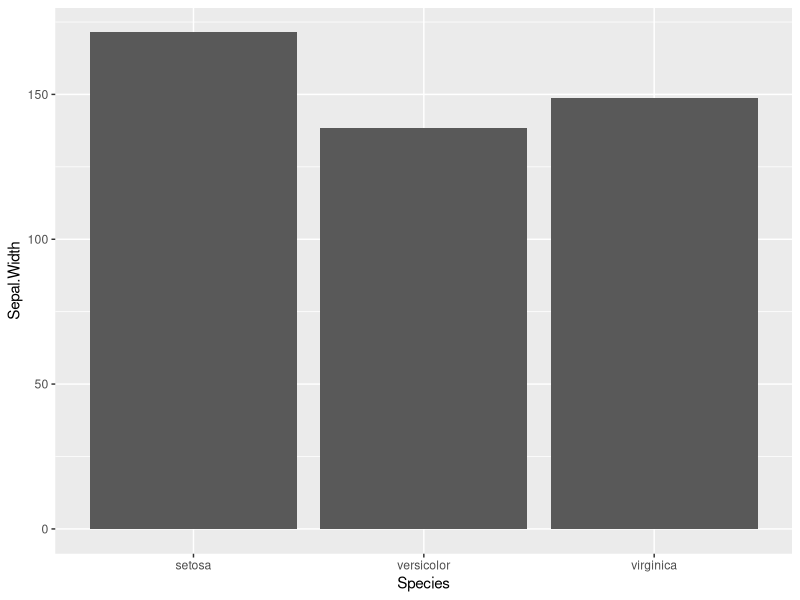
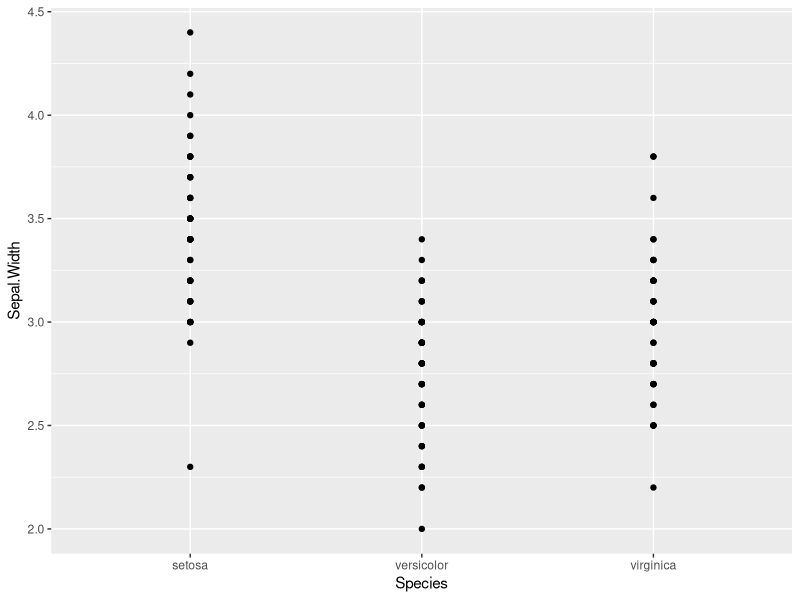
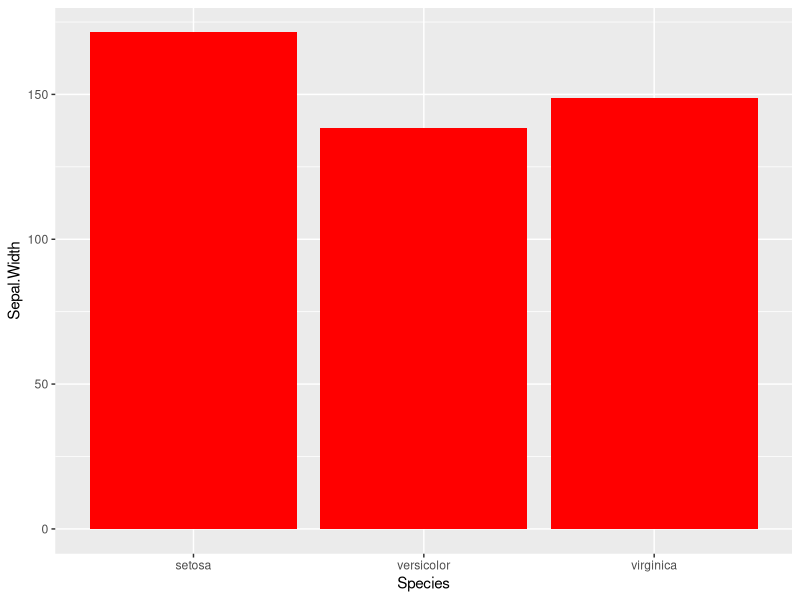
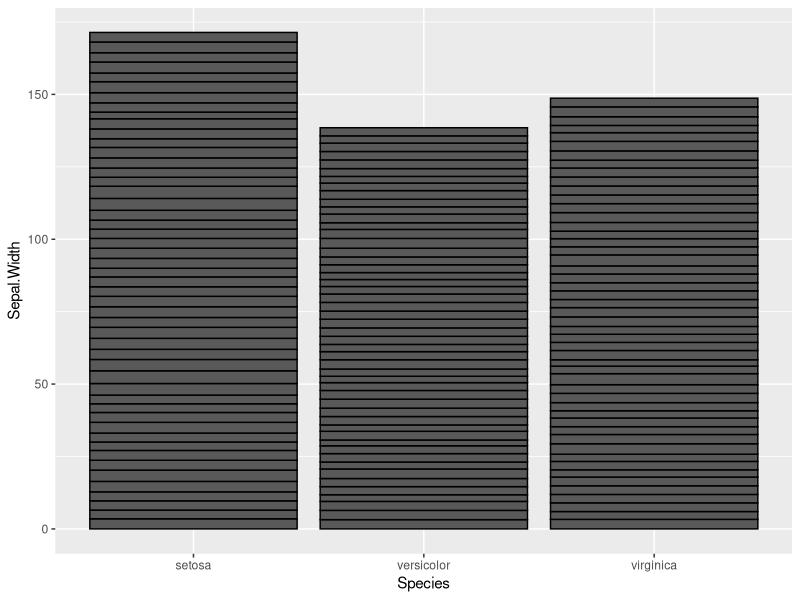

R code for these plots, in order:
## ---- chunk 1
library(ggplot2)
ggplot(iris, aes(x=Species, y=Sepal.Width)) + geom_bar(stat="identity")
## ---- chunk 2
# They may or may not be useful.

ggplot(iris, aes(x=Species, y=Sepal.Width)) + geom_point()

## ---- chunk 3

ggplot(iris, aes(x=Species, y=Sepal.Width)) + geom_bar(stat="identity", fill="red")

## ---- chunk 4

ggplot(iris, aes(x=Species, y=Sepal.Width)) + geom_bar(stat="identity", colour="black")

